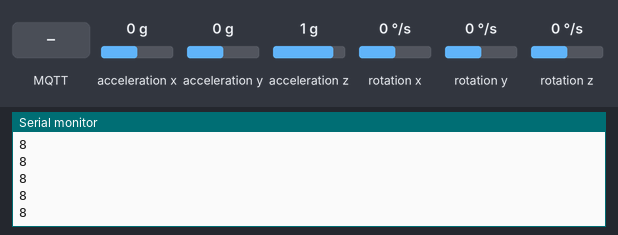
A sketch run on a simulated ESP8266 (NodeMCU). Shown: the last lines printed to the serial monitor. Wiring (inferred from the names in the program): MPU-6050 motion sensor at I2C address 0x68. The test bench sets the inputs (shaded band); at power-on: acceleration z 1 g, acceleration x 0 g, acceleration y 0 g, rotation x 0 °/s, rotation y 0 °/s, rotation z 0 °/s. WiFi joins after 1.5 s; servers stay silent unless stated; random numbers use the default seed unless the sketch sets one; no MQTT or app messages arrive unless stated.

Above: at 2.7 s.
2.8 s: acceleration z set to 0 g
At 2.81 s:
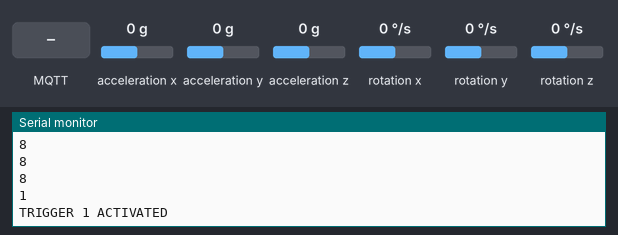
4.4 s: MQTT message "1" arrives on the first subscribed topic
At 4.48 s:
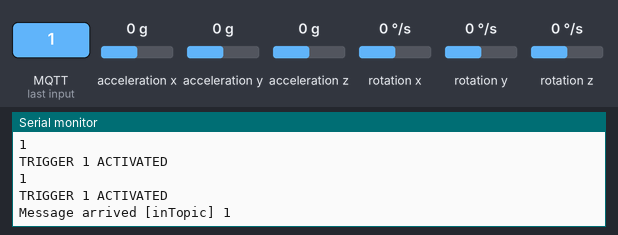
5.9 s: MQTT message "on" arrives on the first subscribed topic
At 5.94 s:
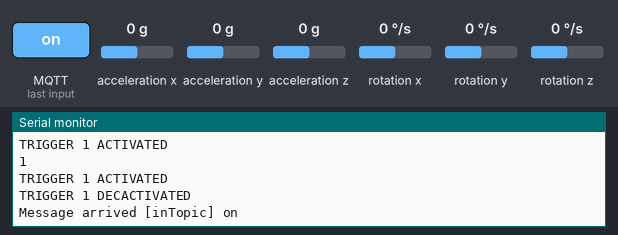
7.4 s: MQTT message "off" arrives on the first subscribed topic
8.9 s: acceleration x set to -1.4 g
At 8.97 s:
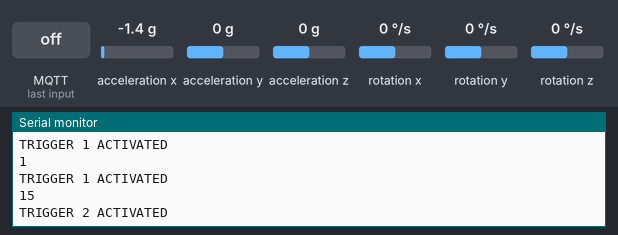
10.4 s: acceleration y set to -1.4 g
At 10.43 s:
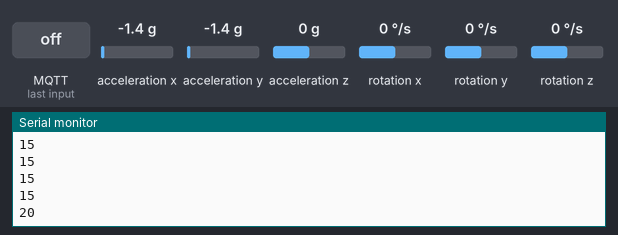
Timing chart, 0 to 12.9 s (numbered marks = the images above; inputs shaded):
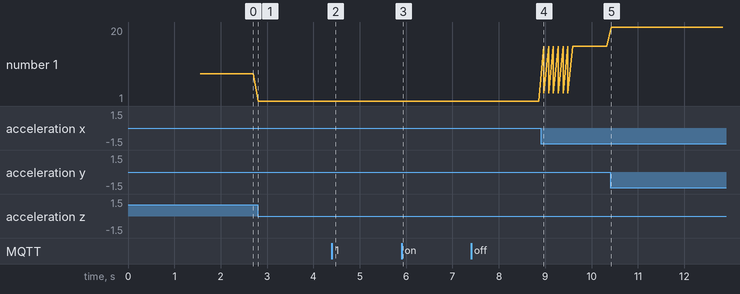

Measured:
- after the input at 2.8 s, the serial monitor: prints a new line at once (image 1)
- after the input at 4.4 s, the serial monitor: prints a new line after 0.08 s (image 2)
- after the input at 5.9 s, the serial monitor: prints a new line at once (image 3)
- after the input at 8.9 s, the serial monitor: prints a new line after 0.07 s (image 4)
- after the input at 10.4 s, the serial monitor: prints a new line at once (image 5)
- plotted number 1: 8 → 1 after the input at 2.8 s, 1 → 15 after the input at 8.9 s, 15 → 20 after the input at 10.4 s

The sketch:

final-project.ino
```cpp
// IoT based Fall Detection using NodeMCU and MPU6050 Sensor
//https://theiotprojects.com
#include <Wire.h>
#include <ESP8266WiFi.h>
#include "I2Cdev.h"
#include "MPU6050.h"
#include <PubSubClient.h>

// Arduino Wire library is required if I2Cdev I2CDEV_ARDUINO_WIRE implementation
// is used in I2Cdev.h
#if I2CDEV_IMPLEMENTATION == I2CDEV_ARDUINO_WIRE
    #include "Wire.h"
#endif

MPU6050 accelgyro;

const int MPU_addr=0x68;  // I2C address of the MPU-6050
int16_t AcX,AcY,AcZ,Tmp,GyX,GyY,GyZ;
float ax=0, ay=0, az=0, gx=0, gy=0, gz=0;
boolean fall = false; //stores if a fall has occurred
boolean trigger1=false; //stores if first trigger (lower threshold) has occurred
boolean trigger2=false; //stores if second trigger (upper threshold) has occurred
boolean trigger3=false; //stores if third trigger (orientation change) has occurred
byte trigger1count=0; //stores the counts past since trigger 1 was set true
byte trigger2count=0; //stores the counts past since trigger 2 was set true
byte trigger3count=0; //stores the counts past since trigger 3 was set true
int angleChange=0;
// WiFi network info.
const char *ssid = "Zyxel_dire"; // Enter your Wi-Fi Name
const char *pass = "CDHQ47JEUR"; // Enter your Wi-Fi Password
void send_event(const char *event);
const char *host = "maker.ifttt.com";
const char *privateKey = "gD010Q5UbRUQrc7FfMbyvZTF0rvHZVuHfU4naRm4exR";


WiFiClient espClient;
PubSubClient client(espClient);
long lastMsg = 0;
char msg[50];
int value = 0;

const char* mqtt_server = "broker.mqttdashboard.com";
const char* mqtt_user = "amirahmed";
const char* mqtt_pass = "Amir@336699";

void setup(){
 Serial.begin(115200);
 Wire.begin();
 Wire.beginTransmission(MPU_addr);
 Serial.println("Initializing I2C devices...");
 accelgyro.initialize();
 Wire.write(0x6B);  // PWR_MGMT_1 register
 Wire.write(0);     // set to zero (wakes up the MPU-6050)
 Wire.endTransmission(true);
 Serial.println("Wrote to IMU");
  Serial.println("Connecting to ");
  Serial.println(ssid);
  WiFi.begin(ssid, pass);
  while (WiFi.status() != WL_CONNECTED)
  {
    delay(500);
    Serial.print(".");              // print ... till not connected
  }
  Serial.println("");
  Serial.println("WiFi connected");

  //MQTT
  client.setServer(mqtt_server, 1883);
  client.setCallback(callback);
  reconnect();

 }
void loop(){

        /////////////////////////////////
        if (!client.connected()) {
          reconnect();
        }
        client.loop();
        ///////////////////////////////

       //mpu_read();
       // read raw accel/gyro measurements from device
       accelgyro.getMotion6(&AcX, &AcY, &AcZ, &GyX, &GyY, &GyZ);

       ax = (AcX-2050)/16384.00;
       ay = (AcY-77)/16384.00;
       az = (AcZ-1947)/16384.00;
       gx = (GyX+270)/131.07;
       gy = (GyY-351)/131.07;
       gz = (GyZ+136)/131.07;
       // calculating Amplitute vactor for 3 axis
       float Raw_Amp = pow(pow(ax,2)+pow(ay,2)+pow(az,2),0.5);
       int Amp = Raw_Amp * 10;  // Mulitiplied by 10 bcz values are between 0 to 1
       Serial.println(Amp);
       if (Amp<=2 && trigger2==false){ //if AM breaks lower threshold (0.4g)
         trigger1=true;
         Serial.println("TRIGGER 1 ACTIVATED");
         }
       if (trigger1==true){
         trigger1count++;
         if (Amp>=12){ //if AM breaks upper threshold (3g)
           trigger2=true;
           Serial.println("TRIGGER 2 ACTIVATED");
           trigger1=false; trigger1count=0;
           }
       }
       if (trigger2==true){
         trigger2count++;
         angleChange = pow(pow(gx,2)+pow(gy,2)+pow(gz,2),0.5); Serial.println(angleChange);
         if (angleChange>=30 && angleChange<=400){ //if orientation changes by between 80-100 degrees
           trigger3=true; trigger2=false; trigger2count=0;
           Serial.println(angleChange);
           Serial.println("TRIGGER 3 ACTIVATED");
             }
         }
       if (trigger3==true){
          trigger3count++;
          if (trigger3count>=10){
             angleChange = pow(pow(gx,2)+pow(gy,2)+pow(gz,2),0.5);
             //delay(10);
             Serial.println(angleChange);
             if ((angleChange>=0) && (angleChange<=10)){ //if orientation changes remains between 0-10 degrees
                 fall=true; trigger3=false; trigger3count=0;
                 Serial.println(angleChange);
                   }
             else{ //user regained normal orientation
                trigger3=false; trigger3count=0;
                Serial.println("TRIGGER 3 DEACTIVATED");
             }
           }
        }
       if (fall==true){ //in event of a fall detection
         Serial.println("FALL DETECTED");
         send_event("1");
         fall=false;
         }
         else {
          send_event("0");
          }
       if (trigger2count>=6){ //allow 0.5s for orientation change
         trigger2=false; trigger2count=0;
         Serial.println("TRIGGER 2 DECACTIVATED");
         }
       if (trigger1count>=6){ //allow 0.5s for AM to break upper threshold
         trigger1=false; trigger1count=0;
         Serial.println("TRIGGER 1 DECACTIVATED");
         }
        delay(100);
   }
void mpu_read(){
 Wire.beginTransmission(MPU_addr);
 Wire.write(0x3B);  // starting with register 0x3B (ACCEL_XOUT_H)
 Wire.endTransmission(false);
 Wire.requestFrom(MPU_addr,14,true);  // request a total of 14 registers
 AcX=Wire.read()<<8|Wire.read();  // 0x3B (ACCEL_XOUT_H) & 0x3C (ACCEL_XOUT_L)
 AcY=Wire.read()<<8|Wire.read();  // 0x3D (ACCEL_YOUT_H) & 0x3E (ACCEL_YOUT_L)
 AcZ=Wire.read()<<8|Wire.read();  // 0x3F (ACCEL_ZOUT_H) & 0x40 (ACCEL_ZOUT_L)
 Tmp=Wire.read()<<8|Wire.read();  // 0x41 (TEMP_OUT_H) & 0x42 (TEMP_OUT_L)
 GyX=Wire.read()<<8|Wire.read();  // 0x43 (GYRO_XOUT_H) & 0x44 (GYRO_XOUT_L)
 GyY=Wire.read()<<8|Wire.read();  // 0x45 (GYRO_YOUT_H) & 0x46 (GYRO_YOUT_L)
 GyZ=Wire.read()<<8|Wire.read();  // 0x47 (GYRO_ZOUT_H) & 0x48 (GYRO_ZOUT_L)
 }
void send_event(const char *event)
{
  //Serial.print("Connecting to ");
  //Serial.println(host);
    // Use WiFiClient class to create TCP connections
  //WiFiClient client;
//  const int httpPort = 80;
//  if (!espClient.connect(host, httpPort)) {
//    Serial.println("Connection failed");
//    return;
//  }
    // We now create a URI for the request
//  String url = "/trigger/";
//  url += event;
//  url += "/with/key/";
//  url += privateKey;
//  Serial.print("Requesting URL: ");
//  Serial.println(url);
  // This will send the request to the server
//  client.print(String("GET ") + url + " HTTP/1.1\r\n" +
//               "Host: " + host + "\r\n" +
//               "Connection: close\r\n\r\n");
//  while(client.connected())
//  {
//    if(client.available())
//    {
//      String line = client.readStringUntil('\r');
//      Serial.print(line);
//    } else {
//      // No data yet, wait a bit
//      delay(50);
//    };
//  }
//  Serial.println();
//  Serial.println("closing connection");
  //client.stop();
  //int numh = 1;
  //char fd[16];
  //itoa(numh, fd, 10);
  client.publish("fall_detection", event);
}


void callback(char* topic, byte* payload, unsigned int length) {
  Serial.print("Message arrived [");
  Serial.print(topic);
  Serial.print("] ");
  for (int i = 0; i < length; i++) {
    Serial.print((char)payload[i]);
  }
  Serial.println();
}

void reconnect() {
  // Loop until we're reconnected
  while (!client.connected()) {
    Serial.print("Attempting MQTT connection...");
    // Create a random client ID
    String clientId = "ESP8266Client-";
    clientId += String(random(0xffff), HEX);
    // Attempt to connect
    if (client.connect(clientId.c_str(), mqtt_user, mqtt_pass)) {
      Serial.println("connected");
      // Once connected, publish an announcement...
      client.publish("outTopic", "hello world");
      // ... and resubscribe
      client.subscribe("inTopic");
    } else {
      Serial.print("failed, rc=");
      Serial.print(client.state());
      Serial.println(" try again in 5 seconds");
      // Wait 5 seconds before retrying
      delay(5000);
    }
  }
}
```
